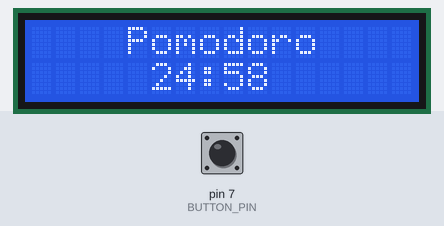
Bench run of a sketch on a simulated Arduino Uno, built with avr-gcc and run on an emulated ATmega328P. Shown: 16×2 character LCD. The inputs (shaded band) are chosen by the test bench; at power-on: pin 7 (BUTTON_PIN) HIGH. What the sketch prints to the serial monitor is not drawn.

Above: at 1.2 s.
1.3 s: pin 7 (BUTTON_PIN) pulled LOW for 1.25 s
At 3.5 s:
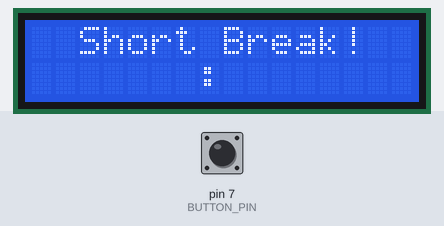
6.6 s: pin 7 (BUTTON_PIN) pulled LOW for 1.25 s
At 9.0 s:
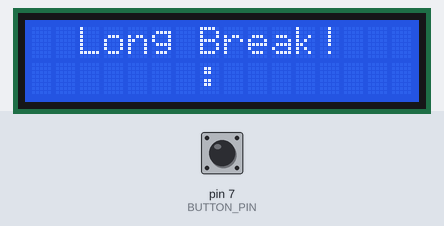
11.9 s: pin 7 (BUTTON_PIN) pulled LOW for 3.2 s
At 15.8 s:
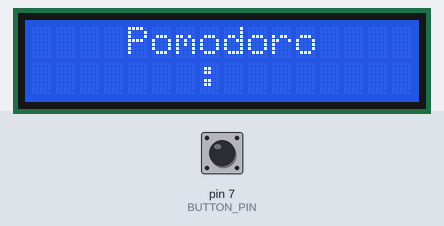
Timing chart, 0 to 17.3 s (numbered marks = the images above; inputs shaded):
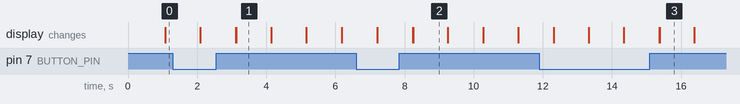

Measured:
- after the input at 1.3 s, the display: first differs from a run without the input after 1.8 s (image 1)
- after the input at 6.6 s, the display: first differs from a run without the input after 1.7 s (image 2)
- after the input at 11.9 s, the display: first differs from a run without the input after 3.5 s (image 3)
- what the display in image 1 shows lasts 1.0 s, from 3.1 s to 4.1 s

The sketch:

timer.ino
```cpp
#include <Wire.h>

#include <LiquidCrystal_I2C.h>

const int BUTTON_PIN = 7;

int S = 59; // count seconds
int M = 24; // count minutes
int fiveS = 59;
int fiveM = 4;
int fifteenS = 59;
int fifteenM = 14;
int cycle = 1;
int lastState = HIGH; // the previous state from the input pin
int currentState;    // the current reading from the input pin

LiquidCrystal_I2C lcd(0x27, 16, 2);

void setup() {
  lcd.init();
  lcd.backlight();
  Serial.begin(9600);
  pinMode(BUTTON_PIN, INPUT_PULLUP);
}

void pomodoro() {
  lcd.setCursor(4, 0);
  lcd.print ("Pomodoro");
  lcd.setCursor(7, 1);
  lcd.print(":");

  S--;
  delay(1000);

  if (S < 0)
  {
    M--;
    S = 59;
  }


  if (M > 9)
  {
    lcd.setCursor(5, 1);
    lcd.print(M);
  }
  else
  {
    lcd.setCursor(5, 1);
    lcd.print("0");
    lcd.setCursor(6, 1);
    lcd.print(M);
    lcd.setCursor(7, 1);
    lcd.print(":");
  }

  if (S > 9)
  {
    lcd.setCursor(8, 1);
    lcd.print(S);
  }
  else
  {
    lcd.setCursor(8, 1);
    lcd.print("0");
    lcd.setCursor(9, 1);
    lcd.print(S);
    lcd.setCursor(10, 1);
    lcd.print(" ");
  }


  if (M < 9)
  {
    lcd.setCursor(6, 1);
    lcd.print(M);

  }
}

void fiveMinutes() {

  lcd.setCursor(2, 0);
  lcd.print("Short Break!");
  lcd.setCursor(7, 1);
  lcd.print(":");

  fiveS--;
  delay(1000);

  if (fiveS < 0)
  {
    fiveM--;
    fiveS = 59;
  }


  if (fiveM > 9)
  {
    lcd.setCursor(5, 1);
    lcd.print(fiveM);
  }
  else
  {
    lcd.setCursor(5, 1);
    lcd.print("0");
    lcd.setCursor(6, 1);
    lcd.print(fiveM);
    lcd.setCursor(7, 1);
    lcd.print(":");
  }

  if (fiveS > 9)
  {
    lcd.setCursor(8, 1);
    lcd.print(fiveS);
  }
  else
  {
    lcd.setCursor(8, 1);
    lcd.print("0");
    lcd.setCursor(9, 1);
    lcd.print(fiveS);
    lcd.setCursor(10, 1);
    lcd.print(" ");
  }

  if (fiveM < 9)
  {
    lcd.setCursor(6, 1);
    lcd.print(fiveM);
  }
}

void fifteenMinutes() {
  lcd.setCursor(2, 0);
  lcd.print("Long Break!");
  lcd.setCursor(7, 1);
  lcd.print(":");

  fifteenS--;
  delay(1000);

  if (fifteenS < 0)
  {
    fifteenM--;
    fifteenS = 59;
  }


  if (fifteenM > 9)
  {
    lcd.setCursor(5, 1);
    lcd.print(fifteenM);
  }
  else
  {
    lcd.setCursor(5, 1);
    lcd.print("0");
    lcd.setCursor(6, 1);
    lcd.print(fifteenM);
    lcd.setCursor(7, 1);
    lcd.print(":");
  }

  if (fifteenS > 9)
  {
    lcd.setCursor(8, 1);
    lcd.print(fifteenS);
  }
  else
  {
    lcd.setCursor(8, 1);
    lcd.print("0");
    lcd.setCursor(9, 1);
    lcd.print(fifteenS);
    lcd.setCursor(10, 1);
    lcd.print(" ");
  }

  if (fifteenM < 9)
  {
    lcd.setCursor(6, 1);
    lcd.print(fifteenM);
  }
}


void loop() {
  currentState = digitalRead(BUTTON_PIN);


  if(lastState == LOW && currentState == HIGH) {
    Serial.println("The state changed from LOW to HIGH");
    lcd.clear();
    cycle+=1;
  }

  if (cycle == 1){
    pomodoro();
  }
  else if (cycle == 2){
    fiveMinutes();
  }
  else if(cycle == 3){
    fifteenMinutes();
  }
  else {
    cycle=1;
    }
  lastState = currentState;


}
```
